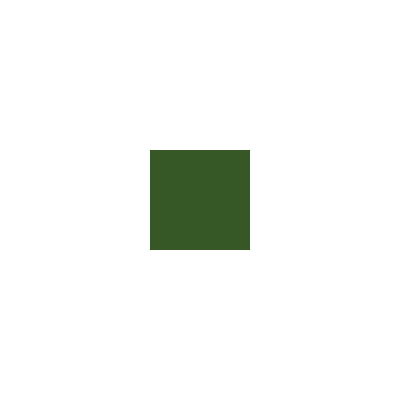
Frame 1 (no input)
Frame 60 (no input): identical to frame 1, image omitted
Frame 120 (the mouse pressed at the canvas centre since frame 60): identical to frame 1, image omitted

The p5.js sketch that drew this single still picture (run headless with seeded random() and noise() and a simulated clock; from frame 60 on, the mouse is pressed at the canvas centre):

// p5.js sketch
// ── sketch.js
'use strict';

// Setting up the canvas
function setup() {
    createCanvas(400, 400);
    noStroke();
    // Setting up the colour mode to HSB from the default RGB
    colorMode(HSB, 360, 100, 100);
    // Setting the rectangle mode to be drawn from the center point
    rectMode(CENTER);
}

function draw() {
    // Draw a rectangle in the middle of the page and give it a colour
    fill(100, 56, 34);
    rect(width / 2, height / 2, 100, 100);
}
